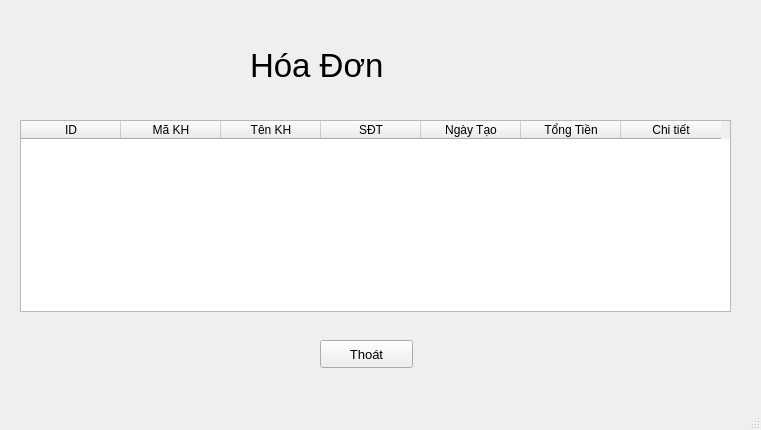
<?xml version="1.0" encoding="UTF-8"?>
<ui version="4.0">
 <class>MainWindow</class>
 <widget class="QMainWindow" name="MainWindow">
  <property name="geometry">
   <rect>
    <x>0</x>
    <y>0</y>
    <width>761</width>
    <height>430</height>
   </rect>
  </property>
  <property name="windowTitle">
   <string>MainWindow</string>
  </property>
  <widget class="QWidget" name="centralwidget">
   <widget class="QTableWidget" name="tbhoadon2">
    <property name="geometry">
     <rect>
      <x>20</x>
      <y>120</y>
      <width>711</width>
      <height>192</height>
     </rect>
    </property>
    <column>
     <property name="text">
      <string>ID</string>
     </property>
    </column>
    <column>
     <property name="text">
      <string>Mã KH</string>
     </property>
    </column>
    <column>
     <property name="text">
      <string>Tên KH</string>
     </property>
    </column>
    <column>
     <property name="text">
      <string>SĐT</string>
     </property>
    </column>
    <column>
     <property name="text">
      <string>Ngày Tạo</string>
     </property>
    </column>
    <column>
     <property name="text">
      <string>Tổng Tiền</string>
     </property>
    </column>
    <column>
     <property name="text">
      <string>Chi tiết</string>
     </property>
    </column>
   </widget>
   <widget class="QLabel" name="label">
    <property name="geometry">
     <rect>
      <x>250</x>
      <y>40</y>
      <width>181</width>
      <height>51</height>
     </rect>
    </property>
    <property name="font">
     <font>
      <pointsize>25</pointsize>
     </font>
    </property>
    <property name="text">
     <string>Hóa Đơn</string>
    </property>
   </widget>
   <widget class="QPushButton" name="btnthoathd">
    <property name="geometry">
     <rect>
      <x>320</x>
      <y>340</y>
      <width>93</width>
      <height>28</height>
     </rect>
    </property>
    <property name="font">
     <font>
      <pointsize>10</pointsize>
     </font>
    </property>
    <property name="text">
     <string>Thoát</string>
    </property>
   </widget>
  </widget>
  <widget class="QMenuBar" name="menubar">
   <property name="geometry">
    <rect>
     <x>0</x>
     <y>0</y>
     <width>761</width>
     <height>26</height>
    </rect>
   </property>
  </widget>
  <widget class="QStatusBar" name="statusbar"/>
 </widget>
 <resources/>
 <connections/>
</ui>
